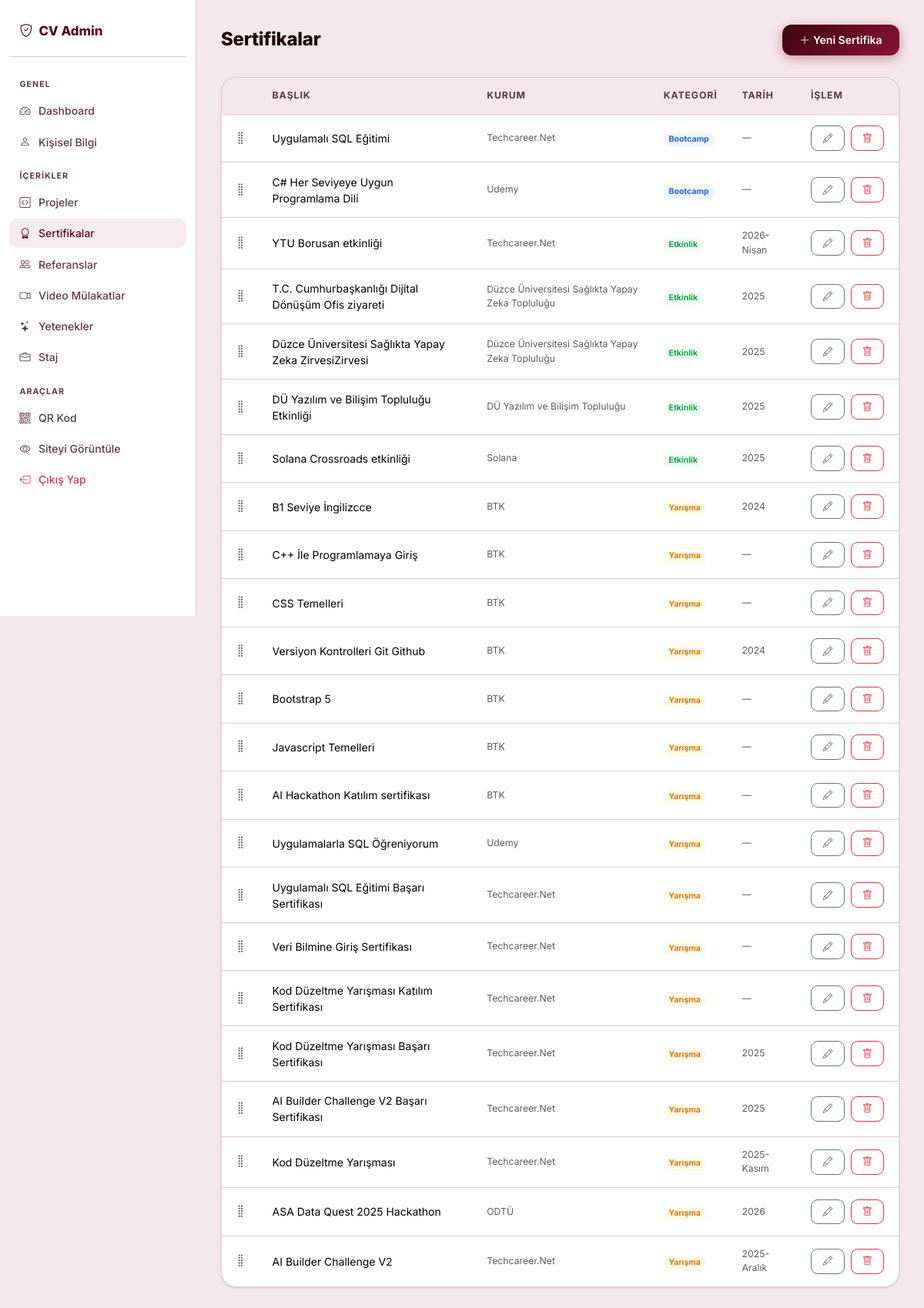
The page /admin/sertifikalar (signed in) on the database its author committed.
### app.py (models this page shows)
class Sertifika(db.Model):
    id = db.Column(db.Integer, primary_key=True)
    baslik = db.Column(db.String(200), nullable=False)
    kurum = db.Column(db.String(200), default='')
    tarih = db.Column(db.String(50), default='')
    dosya = db.Column(db.String(300), default='')
    aciklama = db.Column(db.Text, default='')
    kategori = db.Column(db.String(50), nullable=False)
    sira = db.Column(db.Integer, default=0)
    fotograflar = db.relationship('SertifikaFoto', backref='sertifika', lazy=True,
                                  cascade='all, delete-orphan', order_by='SertifikaFoto.sira')

### app.py (the view)
@app.route('/admin/sertifikalar')
@giris_gerekli
def admin_sertifikalar():
    tum_sertifikalar = Sertifika.query.order_by(Sertifika.kategori, Sertifika.sira, Sertifika.id.desc()).all()
    return render_template('admin/sertifikalar.html', sertifikalar=tum_sertifikalar)

### app.py (called while the page is built)
@app.context_processor
def inject_bilgi():
    bilgi = KisiselBilgi.query.first()
    return dict(bilgi=bilgi)

def giris_gerekli(f):
    @wraps(f)
    def decorated(*args, **kwargs):
        if 'admin_id' not in session:
            return redirect(url_for('admin_giris'))
        return f(*args, **kwargs)
    return decorated

### templates/admin/sertifikalar.html (shortened to what this page needs)
{% extends "admin/base.html" %}
{% block content %}
<div class="admin-header d-flex justify-content-between align-items-center">
  <h1>Sertifikalar</h1>
  <a href="{{ url_for('admin_sertifika_ekle') }}" class="btn btn-primary">
    <i class="bi bi-plus-lg me-1"></i>Yeni Sertifika
  </a>
</div>
<div class="admin-table">
  <table class="table table-hover mb-0">
    <thead>
      <tr>
        <th style="width:36px;"></th>
        <th>Başlık</th>
        <th>Kurum</th>
        <th>Kategori</th>
        <th>Tarih</th>
        <th style="width:130px;">İşlem</th>
      </tr>
    </thead>
    <tbody id="sortable-tbody">
      {% for s in sertifikalar %}
      <tr data-id="{{ s.id }}">
        <td><i class="bi bi-grip-vertical drag-handle text-muted" style="cursor:grab;font-size:1.1rem;"></i></td>
        <td class="fw-500">{{ s.baslik }}</td>
        <td class="text-muted small">{{ s.kurum or '—' }}</td>
        <td>
          {% if s.kategori == 'bootcamp' %}
          <span class="badge" style="background:#eff6ff;color:#2563eb;">Bootcamp</span>
          {% elif s.kategori == 'etkinlik' %}
          <span class="badge" style="background:#f0fdf4;color:#16a34a;">Etkinlik</span>
          {% else %}
          <span class="badge" style="background:#fffbeb;color:#d97706;">Yarışma</span>
          {% endif %}
        </td>
        <td class="text-muted small">{{ s.tarih or '—' }}</td>
        <td>
          <a href="{{ url_for('admin_sertifika_duzenle', id=s.id) }}"
             class="btn btn-sm btn-outline-secondary me-1">
            <i class="bi bi-pencil"></i>
          </a>
          <form method="POST" action="{{ url_for('admin_sertifika_sil', id=s.id) }}"
                style="display:inline;"
                onsubmit="return confirm('Bu sertifikayı silmek istediğine emin misin?')">
            <button type="submit" class="btn btn-sm btn-outline-danger">
              <i class="bi bi-trash"></i>
            </button>
          </form>
        </td>
      </tr>
      {% else %}
      <tr>
        <td colspan="6" class="text-center text-muted py-4">
          Henüz sertifika yok. <a href="{{ url_for('admin_sertifika_ekle') }}">İlkini ekle</a>
        </td>
      </tr>
      {% endfor %}
    </tbody>
  </table>
</div>
{% endblock %}

### static/css/style.css (style rules this page uses)
:root { --primary: #5c0a1f; --primary-dark: #3d0512; --primary-light: #fce8ed; --accent: #881337; --accent2: #be123c; --gradient: linear-gradient(135deg, #3d0512 0%, #881337 100%); --gradient2: linear-gradient(135deg, #881337 0%, #3d0512 100%); --gradient-warm: linear-gradient(135deg, #5c0a1f 0%, #9b1b30 100%); --text: #1a0508; --text-muted: #5e3a43; --bg: #f5e8ec; --card-bg: #fff7f8; --border: rgba(92,10,31,.18); --border-solid: #e8c9d0; --radius: 20px; --radius-sm: 12px; --shadow: 0 1px 4px rgba(92,10,31,.09), 0 1px 2px rgba(0,0,0,.05); --shadow-md: 0 6px 24px rgba(92,10,31,.18); --shadow-lg: 0 14px 44px rgba(92,10,31,.2); --shadow-xl: 0 24px 64px rgba(92,10,31,.24); --shadow-color: 0 8px 28px rgba(92,10,31,.45); }
* { box-sizing: border-box; }
body { font-family: 'Inter', sans-serif; background: var(--bg); color: var(--text); min-height: 100vh; display: flex; flex-direction: column; }
.btn-primary { background: var(--gradient); border: none; font-weight: 600; font-size: .875rem; border-radius: 12px; padding: .58rem 1.4rem; box-shadow: 0 4px 16px rgba(136,19,55,.4); transition: all .24s cubic-bezier(.34,1.56,.64,1); }
.btn-sm { padding: .36rem .9rem; font-size: .8rem; border-radius: 9px; }
.admin-header { margin-bottom: 1.75rem; }
.admin-header h1 { font-size: 1.5rem; font-weight: 800; margin: 0; letter-spacing: -.3px; }
.admin-table { background: var(--card-bg); border-radius: var(--radius); border: 1.5px solid var(--border); overflow: hidden; box-shadow: var(--shadow); }
.admin-table table { margin: 0; font-size: .875rem; }
.admin-table thead th { background: var(--bg); border-bottom: 1px solid var(--border-solid); color: var(--text-muted); font-weight: 700; font-size: .77rem; text-transform: uppercase; letter-spacing: .07em; padding: .9rem 1rem; }
.admin-table tbody td { padding: .9rem 1rem; vertical-align: middle; border-bottom: 1px solid var(--border-solid); }
.admin-table tbody tr:last-child td { border-bottom: none; }

### rows shown on the page
Sertifika: baslik "Uygulamalı SQL Eğitimi", kurum "Techcareer.Net", kategori "Bootcamp", tarih "—"
Sertifika: baslik "C# Her Seviyeye Uygun Programlama Dili", kurum "Udemy", kategori "Bootcamp", tarih "—"
Sertifika: baslik "YTU Borusan etkinliği", kurum "Techcareer.Net", kategori "Etkinlik", tarih "2026-Nisan"
Sertifika: baslik "T.C. Cumhurbaşkanlığı Dijital Dönüşüm Ofis ziyareti", kurum "Düzce Üniversitesi Sağlıkta Yapay Zeka Topluluğu", kategori "Etkinlik", tarih "2025"
Sertifika: baslik "Düzce Üniversitesi Sağlıkta Yapay Zeka ZirvesiZirvesi", kurum "Düzce Üniversitesi Sağlıkta Yapay Zeka Topluluğu", kategori "Etkinlik", tarih "2025"
Sertifika: baslik "DÜ Yazılım ve Bilişim Topluluğu Etkinliği", kurum "DÜ Yazılım ve Bilişim Topluluğu", kategori "Etkinlik", tarih "2025"
Sertifika: baslik "Solana Crossroads etkinliği", kurum "Solana", kategori "Etkinlik", tarih "2025"
Sertifika: baslik "B1 Seviye İngilizcce", kurum "BTK", kategori "Yarışma", tarih "2024"
Sertifika: baslik "C++ İle Programlamaya Giriş", kurum "BTK", kategori "Yarışma", tarih "—"
Sertifika: baslik "CSS Temelleri", kurum "BTK", kategori "Yarışma", tarih "—"
Sertifika: baslik "Versiyon Kontrolleri Git Github", kurum "BTK", kategori "Yarışma", tarih "2024"
Sertifika: baslik "Bootstrap 5", kurum "BTK", kategori "Yarışma", tarih "—"
Sertifika: baslik "Javascript Temelleri", kurum "BTK", kategori "Yarışma", tarih "—"
Sertifika: baslik "AI Hackathon Katılım sertifikası", kurum "BTK", kategori "Yarışma", tarih "—"
Sertifika: baslik "Uygulamalarla SQL Öğreniyorum", kurum "Udemy", kategori "Yarışma", tarih "—"
Sertifika: baslik "Uygulamalı SQL Eğitimi Başarı Sertifikası", kurum "Techcareer.Net", kategori "Yarışma", tarih "—"
Sertifika: baslik "Veri Bilmine Giriş Sertifikası", kurum "Techcareer.Net", kategori "Yarışma", tarih "—"
Sertifika: baslik "Kod Düzeltme Yarışması Katılım Sertifikası", kurum "Techcareer.Net", kategori "Yarışma", tarih "—"
Sertifika: baslik "Kod Düzeltme Yarışması Başarı Sertifikası", kurum "Techcareer.Net", kategori "Yarışma", tarih "2025"
Sertifika: baslik "AI Builder Challenge V2 Başarı Sertifikası", kurum "Techcareer.Net", kategori "Yarışma", tarih "2025"
Sertifika: baslik "Kod Düzeltme Yarışması", kurum "Techcareer.Net", kategori "Yarışma", tarih "2025-Kasım"
Sertifika: baslik "ASA Data Quest 2025 Hackathon", kurum "ODTÜ", kategori "Yarışma", tarih "2026"
Sertifika: baslik "AI Builder Challenge V2", kurum "Techcareer.Net", kategori "Yarışma", tarih "2025-Aralık"
